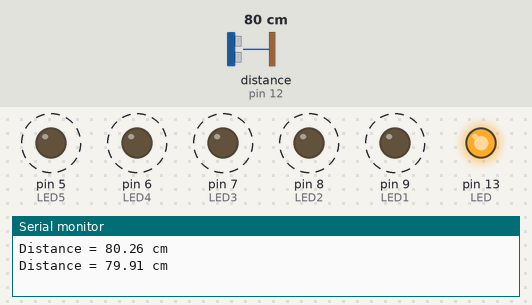
A sketch run on a simulated Arduino Uno, built with avr-gcc and run on an emulated ATmega328P. On the bench: output pins drawn as LEDs (lit = HIGH), the last lines printed to the serial monitor. Wiring (inferred from the names in the program): ultrasonic range finder: trigger pin 11; echo pin 12. Dashed ring = blinking. The test bench sets the inputs (shaded band); at power-on: distance to the obstacle (sensor on pin 12) 80 cm. The echo pulse lasts 58.3 µs per cm; pins used as bus, display or sensor lines are not drawn.

Above: at 1.8 s.
1.9 s: distance to the obstacle (sensor on pin 12) set to 14 cm
6.0 s: distance to the obstacle (sensor on pin 12) set to 11 cm
At 6.4 s:
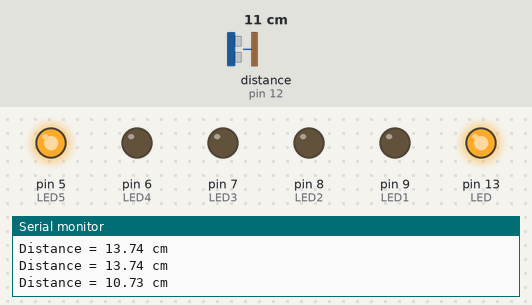
9.5 s: distance to the obstacle (sensor on pin 12) set to 4 cm
At 9.9 s:
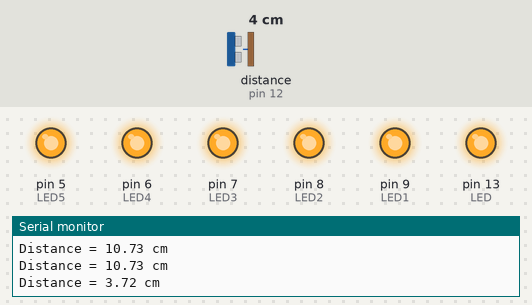
13.0 s: distance to the obstacle (sensor on pin 12) set to 6 cm
At 13.4 s:
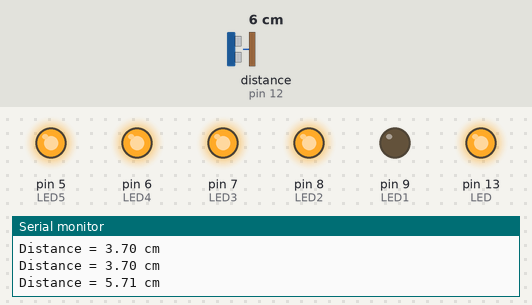
16.5 s: distance to the obstacle (sensor on pin 12) set to 8 cm
At 16.9 s:
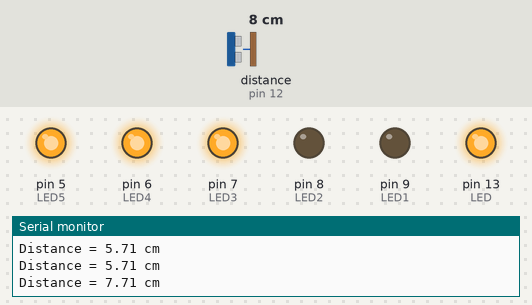
20.0 s: distance to the obstacle (sensor on pin 12) set to 18 cm
At 20.4 s:
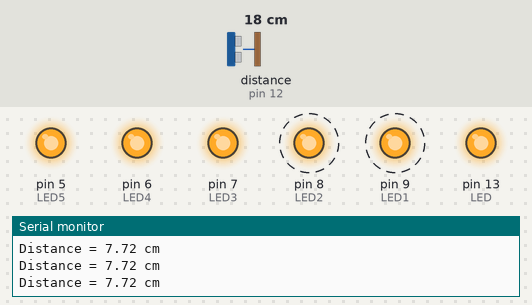
Timing chart, 0 to 24.5 s (numbered marks = the images above; inputs shaded):
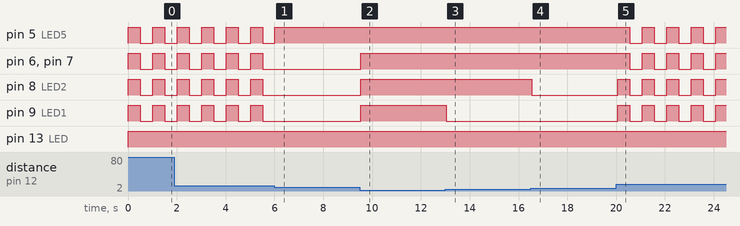

Measured:
- the behaviour switches between 13 and 12 cm on distance to the obstacle (sensor on pin 12) (found by bisection; images 0 and 1)
- the behaviour switches between 4 and 5 cm on distance to the obstacle (sensor on pin 12) (found by bisection; images 2 and 3)
- the behaviour switches between 6 and 7 cm on distance to the obstacle (sensor on pin 12) (found by bisection; images 3 and 4)
- after the input at 6.0 s, pin 5 (LED5): goes on until 6.0 s, then stays HIGH; pin 6 (LED4), pin 7 (LED3), pin 8 (LED2), pin 9 (LED1): stops changing and stays LOW
- after the input at 9.5 s, pin 6 (LED4), pin 7 (LED3), pin 8 (LED2), pin 9 (LED1): LOW → HIGH at once
- after the input at 13.0 s, pin 9 (LED1): HIGH → LOW at once
- after the input at 16.5 s, pin 8 (LED2): HIGH → LOW after 0.05 s
- after the input at 20.0 s, pin 5 (LED5), pin 6 (LED4), pin 7 (LED3): alternates HIGH for 0.50 s and LOW for 0.50 s, starting after 0.56 s; pin 8 (LED2), pin 9 (LED1): alternates HIGH for 0.50 s and LOW for 0.50 s, starting after 0.06 s

The sketch:

ultrasuoni_led1.ino
```cpp
#define trigPin 11
#define echoPin 12

#define LED 13

#define LED1 9
#define LED2 8
#define LED3 7
#define LED4 6
#define LED5 5


void setup(){
  Serial.begin (9600);
  pinMode(trigPin, OUTPUT);
  pinMode(echoPin, INPUT);

  pinMode(LED, OUTPUT);

  pinMode(LED1, OUTPUT);
  pinMode(LED2, OUTPUT);
  pinMode(LED3, OUTPUT);
  pinMode(LED4, OUTPUT);
  pinMode(LED5, OUTPUT);
}

void loop(){
  float duration, distance;

  //Check spento
  digitalWrite(trigPin, LOW);
  delayMicroseconds(2);

  //Lancio i segnali
  digitalWrite(trigPin, HIGH);
  delayMicroseconds(10);
  digitalWrite(trigPin, LOW);

  //Leggo i segnali
  duration = pulseIn(echoPin, HIGH);

  //Calcolo la distanza partendo dalla durata
  distance = (duration / 2) * 0.0344;

  digitalWrite(LED, HIGH);
  if (distance >= 400 || distance <= 2){
    lightLeds(9999);
    Serial.print("Distance = ");
    Serial.print(distance);
    Serial.println("Out of range");
  } else {
    lightLeds(distance);

    Serial.print("Distance = ");
    Serial.print(distance);
    Serial.println(" cm");
    delay(500);
  }

  digitalWrite(LED, LOW);
}


void lightLeds(float distance){
  if(distance <= 4){
    //Distanza bassa = pieno d'acqua
    digitalWrite(LED1, HIGH);
    digitalWrite(LED2, HIGH);
    digitalWrite(LED3, HIGH);
    digitalWrite(LED4, HIGH);
    digitalWrite(LED5, HIGH);
  }else if(distance > 4 && distance <= 6){
    //Aumenta la distanza = un po' meno acqua
    digitalWrite(LED1, LOW);
    digitalWrite(LED2, HIGH);
    digitalWrite(LED3, HIGH);
    digitalWrite(LED4, HIGH);
    digitalWrite(LED5, HIGH);
  }else if(distance > 6 && distance <= 8){
    //Aumenta la distanza = un po' meno acqua
    digitalWrite(LED1, LOW);
    digitalWrite(LED2, LOW);
    digitalWrite(LED3, HIGH);
    digitalWrite(LED4, HIGH);
    digitalWrite(LED5, HIGH);
  }else if(distance > 8 && distance <= 10){
    //Aumenta la distanza = un po' meno acqua
    digitalWrite(LED1, LOW);
    digitalWrite(LED2, LOW);
    digitalWrite(LED3, LOW);
    digitalWrite(LED4, HIGH);
    digitalWrite(LED5, HIGH);
  }else if(distance > 10 && distance <= 12){
    //Aumenta la distanza = un po' meno acqua
    digitalWrite(LED1, LOW);
    digitalWrite(LED2, LOW);
    digitalWrite(LED3, LOW);
    digitalWrite(LED4, LOW);
    digitalWrite(LED5, HIGH);
  }else{
    digitalWrite(LED1, HIGH);
    digitalWrite(LED2, HIGH);
    digitalWrite(LED3, HIGH);
    digitalWrite(LED4, HIGH);
    digitalWrite(LED5, HIGH);
    delay(500);
    digitalWrite(LED1, LOW);
    digitalWrite(LED2, LOW);
    digitalWrite(LED3, LOW);
    digitalWrite(LED4, LOW);
    digitalWrite(LED5, LOW);
  }
}
```
